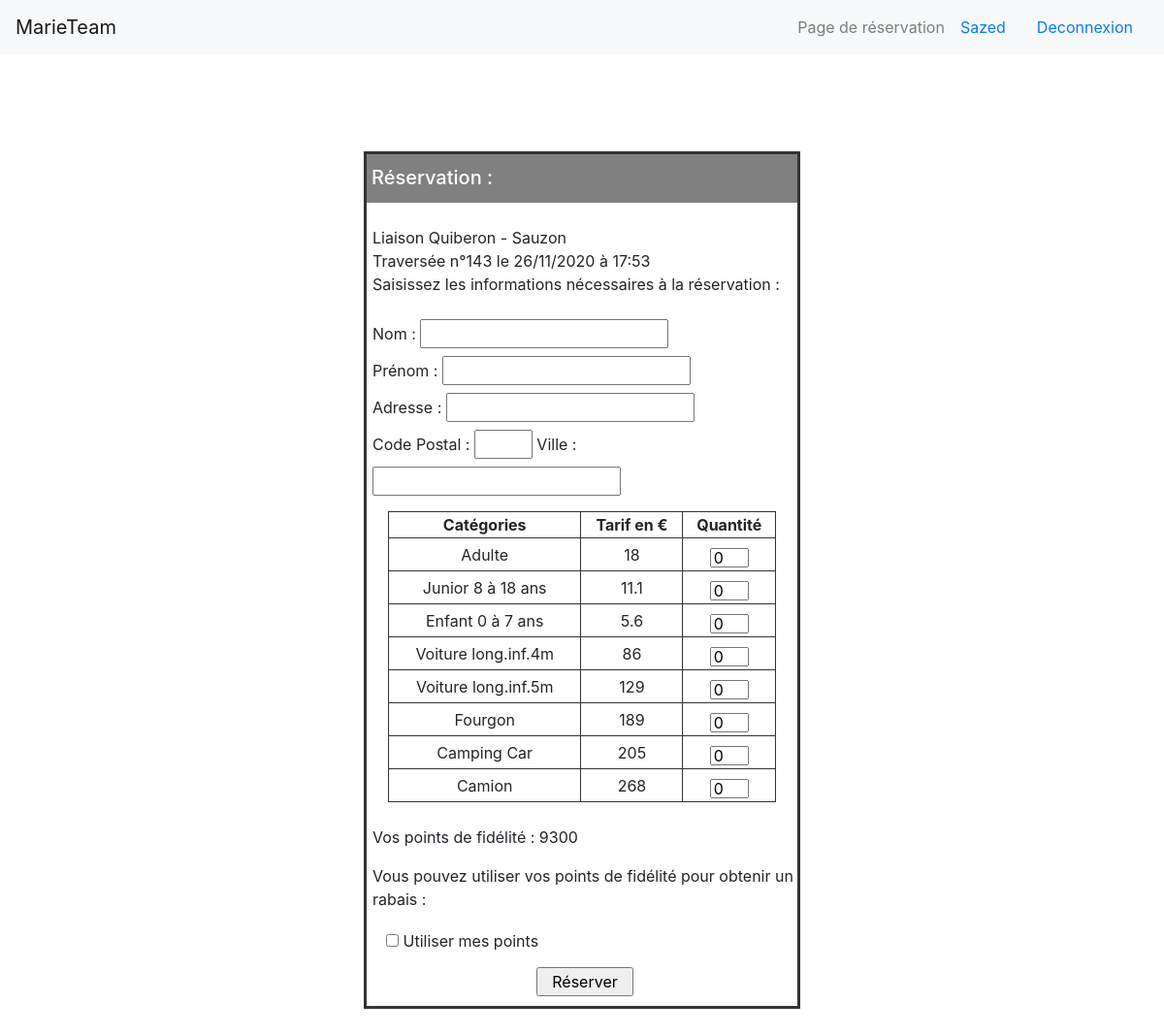
The page /Reservation.php?reservation=143 (signed in) on the database its author committed.
### tables this page shows
CREATE TABLE IF NOT EXISTS `port` (
  `idPort` int(11) NOT NULL,
  `nom` varchar(50) NOT NULL,
  PRIMARY KEY (`idPort`)
);

CREATE TABLE IF NOT EXISTS `traversee` (
  `numTrav` int(11) NOT NULL,
  `date` date NOT NULL,
  `heure` varchar(50) NOT NULL,
  `idBateau` int(11) NOT NULL,
  `code` int(11) NOT NULL,
  PRIMARY KEY (`numTrav`),
  KEY `TRAVERSEE_BATEAU_FK` (`idBateau`),
  KEY `TRAVERSEE_LIAISON0_FK` (`code`)
);

CREATE TABLE IF NOT EXISTS `tarifer` (
  `dateDeb` date NOT NULL,
  `code` int(11) NOT NULL,
  `tarif` double NOT NULL,
  `numType` int(11) NOT NULL,
  PRIMARY KEY (`dateDeb`,`code`,`numType`),
  KEY `TARIFER_LIAISON0_FK` (`code`),
  KEY `numType` (`numType`)
);

CREATE TABLE IF NOT EXISTS `utilisateur` (
  `code_uti` int(11) NOT NULL AUTO_INCREMENT,
  `nom_uti` varchar(50) NOT NULL,
  `mdp_uti` varchar(50) NOT NULL,
  `pt_fid` int(11) NOT NULL,
  PRIMARY KEY (`code_uti`)
);

### Reservation.php (the view, shortened to what this page needs)
<!doctype html>
<html>
	<head>
		<link rel="stylesheet" href="bootstrap.css">
		<link rel="stylesheet" href="reservation.css">
	</head>
		<?php
			try{
				$bdd = new PDO('mysql:host=localhost;dbname=marieteam;charset=utf8','root','');
			}
			catch(Exception $e){
				die('Erreur : ' .$e->getMessage());
			}
		?>
	<body>
		<?php if(isset($_SESSION['username'])){ ?>
		<nav class="navbar navbar-expand-lg navbar-light bg-light">
			<a class="navbar-brand" href="index.php">MarieTeam</a>
			<div class="collapse navbar-collapse" id="navbarSupportedContent">
				<span class="navbar-text">
				Page de réservation
				</span>
			<?php if(!isset($_SESSION['username'])){?>
				<form class="form-inline my-2 my-lg-0">
				<a class="nav-link" href="Connexion.php">Connexion/Inscription<span class="sr-only">(current)</span></a>
				</form>
			<?php }
			else if(isset($_SESSION['username'])){?>
				<form class="form-inline my-2 my-lg-0">
				<a class="nav-link" href="profile.php"><?php echo $_SESSION['username']; ?></a>
				<a class="nav-link" href="Deconnexion.php">Deconnexion<span class="sr-only">(current)</span></a>
			</form>
			<?php } ?>
			</div>
		</nav>
		<div class="reservation">
			<div class="titre">
				<h5>Réservation :<h5>
			</div>
			<div class="donnees">
				<?php
					if(isset($_GET['reservation'])){
						$sql = 'SELECT DATE_FORMAT(T.date, \'%d/%m/%Y\') as dateT, T.heure, L.idPort, L.idPort_ARRIVEE, T.date FROM traversee as T, liaison as L WHERE numTrav = ? AND T.code = L.code';
						$stm = $bdd->prepare($sql);
						$stm->execute(array($_GET['reservation']));
						$result = $stm->fetchAll();
						$dateT = $result[0]['dateT'];
						$heure = $result[0]['heure'];
						$portDep = $result[0]['idPort'];
						$portArr = $result[0]['idPort_ARRIVEE'];
						$date = $result[0]['date'];
						$sql = 'SELECT nom FROM port WHERE idPort = ?';
						$stm = $bdd->prepare($sql);
						$stm->execute(array($portDep));
						$result = $stm->fetchAll();
						$nomPortDep = $result[0]['nom'];
						$sql = 'SELECT nom FROM port WHERE idPort = ?';
						$stm = $bdd->prepare($sql);
						$stm->execute(array($portArr));
						$result = $stm->fetchAll();
						$nomPortArr = $result[0]['nom']; ?>
						<br>
						<p>Liaison <?php echo htmlspecialchars($nomPortDep).' - '.htmlspecialchars($nomPortArr); ?><br>
						Traversée n°<?php echo htmlspecialchars($_GET['reservation']).' le '.htmlspecialchars($dateT).' à '.htmlspecialchars($heure); ?><br>
						Saisissez les informations nécessaires à la réservation :
						</p>
						<form action="billet.php" method="post">
							<p>
								Nom :
								<input type="text" name="nom" required><br>
								Prénom :
								<input type="text" name="prenom" required><br>
								Adresse :
								<input type="text" name="adresse" required><br>
								Code Postal :
								<input type="text" name="cp" class="codepost" required>
								Ville :
								<input type="text" name="ville" required>
							</p>
							<table class="reserver">
								<thead>
									<tr>
										<th>Catégories</th>
										<th>Tarif en €</th>
										<th>Quantité</th>
									</tr>
								</thead>
								<?php
									$sql = 'SELECT dateDeb FROM periode WHERE dateDeb <= ? AND dateFin >= ?';
									$stm = $bdd->prepare($sql);
									$stm->execute(array($date,$date));
									$result = $stm->fetchAll();
									$dateDeb = $result[0]['dateDeb'];
									$sql = 'SELECT * FROM tarifer WHERE dateDeb = ?';
									$stm = $bdd->prepare($sql);
									$stm->execute(array($dateDeb));
									$result = $stm->fetchAll();
								?>
								<tbody>
									<tr>
										<td>Adulte</td>
										<td><?php echo htmlspecialchars($result[0]['tarif']); ?></td>
										<td><input type="number" name="nAdulte" class="b-nombre" min="0" max="100" value = "0"></td>
									</tr>
									<tr>
										<td>Junior 8 à 18 ans</td>
										<td><?php echo htmlspecialchars($result[1]['tarif']); ?></td>
										<td><input type="number" name="nJunior" class="b-nombre" min="0" max="100" value = "0"></td>
									</tr>
									<tr>
										<td>Enfant 0 à 7 ans</td>
										<td><?php echo htmlspecialchars($result[2]['tarif']); ?></td>
										<td><input type="number" name="nEnfant" class="b-nombre" min="0" max="100" value = "0"></td>
									</tr>
									<tr>
										<td>Voiture long.inf.4m</td>
										<td><?php echo htmlspecialchars($result[3]['tarif']); ?></td>
										<td><input type="number" name="nVoitInf4" class="b-nombre" min="0" max="100" value = "0"></td>
									</tr>
									<tr>
										<td>Voiture long.inf.5m</td>
										<td><?php echo htmlspecialchars($result[4]['tarif']); ?></td>
										<td><input type="number" name="nVoitInf5" class="b-nombre" min="0" max="100" value = "0"></td>
									</tr>
									<tr>
										<td>Fourgon</td>
										<td><?php echo htmlspecialchars($result[5]['tarif']); ?></td>
										<td><input type="number" name="nFourgon" class="b-nombre" min="0" max="100" value = "0"></td>
									</tr>
									<tr>
										<td>Camping Car</td>
										<td><?php echo htmlspecialchars($result[6]['tarif']); ?></td>
										<td><input type="number" name="nCampingCar" class="b-nombre" min="0" max="100" value = "0"></td>
									</tr>
									<tr>
										<td>Camion</td>
										<td><?php echo htmlspecialchars($result[7]['tarif']); ?></td>
										<td><input type="number" name="nCamion" class="b-nombre" min="0" max="100" value = "0"></td>
									</tr>
								</tbody>
							</table><br>
							<p>Vos points de fidélité : <?php
								$sql = 'SELECT pt_fid FROM utilisateur WHERE nom_uti = ?';
								$stm = $bdd->prepare($sql);
								$stm->execute(array($_SESSION['username']));
								$result = $stm->fetchAll();
								$points_fid = $result[0]['pt_fid'];
								echo $points_fid;
							?></p>
							<?php if($points_fid >= 100){ ?>
									<p>Vous pouvez utiliser vos points de fidélité pour obtenir un rabais :</p>
									<input type="checkbox" name="fidelite" class="rad"> Utiliser mes points</label><br>
								<?php }
							?>
							<input type="submit" value="Réserver" class="b-reserver">
						</form>
				<?php	}
				?>
			</div>
		</div>
		<?php
		}else{
			header('Location: Connexion.php');
		}
		?>
	</body>
</html>

### reservation.css (style rules this page uses)
.reservation { margin-top:100px; width: 450px; border: 3px solid #333; margin-right:auto; margin-left:auto; margin-bottom: 80px; }
.titre { height:50px; margin:auto; background-color: grey; }
.titre > h5 { padding-top:12px; padding-left:5px; color: white; }
.donnees > p, .donnees > form > p { margin-left:6px; }
input { margin-top : 8px; }
.codepost { width:60px; }
td,th { border: 1px solid #333; text-align: center; vertical-align: middle; }
.reserver { width: 400px; height: 300px; margin:auto; }
.b-reserver { width:100px; margin-left:175px; margin-top:15px; margin-bottom: 10px; }
.b-nombre { width:40px; height:20px; }
.rad { margin-left: 20px; }

### rows shown on the page
port: nom "Quiberon"
port: nom "Sauzon"
traversee: heure "17:53"
tarifer: tarif "18"
tarifer: tarif "11.1"
tarifer: tarif "5.6"
tarifer: tarif "86"
tarifer: tarif "129"
tarifer: tarif "189"
tarifer: tarif "205"
tarifer: tarif "268"
utilisateur: pt_fid "9300"

### other values the page prints
$_SESSION['username'] "Sazed"
$_GET['reservation'] "143"
$dateT "26/11/2020"
